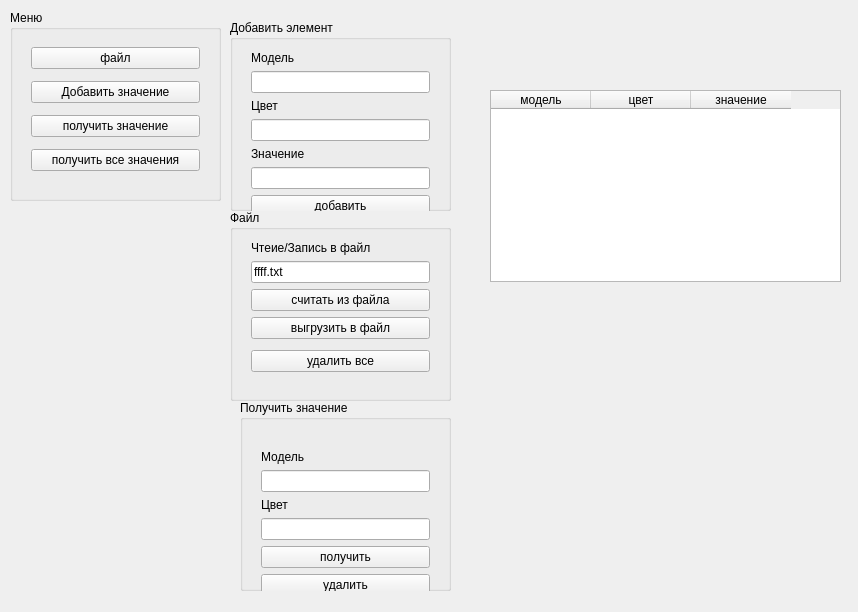
<?xml version="1.0" encoding="UTF-8"?>
<ui version="4.0">
 <class>Laba333Class</class>
 <widget class="QWidget" name="Laba333Class">
  <property name="geometry">
   <rect>
    <x>0</x>
    <y>0</y>
    <width>858</width>
    <height>612</height>
   </rect>
  </property>
  <property name="windowTitle">
   <string>Laba333</string>
  </property>
  <widget class="QGroupBox" name="add">
   <property name="geometry">
    <rect>
     <x>230</x>
     <y>20</y>
     <width>221</width>
     <height>191</height>
    </rect>
   </property>
   <property name="title">
    <string>Добавить элемент</string>
   </property>
   <widget class="QWidget" name="verticalLayoutWidget">
    <property name="geometry">
     <rect>
      <x>10</x>
      <y>20</y>
      <width>201</width>
      <height>166</height>
     </rect>
    </property>
    <layout class="QVBoxLayout" name="verticalLayout">
     <property name="sizeConstraint">
      <enum>QLayout::SetMinAndMaxSize</enum>
     </property>
     <item>
      <widget class="QLabel" name="label">
       <property name="text">
        <string>Модель</string>
       </property>
      </widget>
     </item>
     <item>
      <widget class="QLineEdit" name="modelAdd"/>
     </item>
     <item>
      <widget class="QLabel" name="label_2">
       <property name="text">
        <string>Цвет</string>
       </property>
      </widget>
     </item>
     <item>
      <widget class="QLineEdit" name="colorAdd"/>
     </item>
     <item>
      <widget class="QLabel" name="label_3">
       <property name="text">
        <string>Значение</string>
       </property>
      </widget>
     </item>
     <item>
      <widget class="QLineEdit" name="znAdd"/>
     </item>
     <item>
      <widget class="QPushButton" name="addAdd">
       <property name="text">
        <string>добавить</string>
       </property>
      </widget>
     </item>
     <item>
      <spacer name="verticalSpacer_3">
       <property name="orientation">
        <enum>Qt::Vertical</enum>
       </property>
       <property name="sizeHint" stdset="0">
        <size>
         <width>20</width>
         <height>40</height>
        </size>
       </property>
      </spacer>
     </item>
    </layout>
   </widget>
  </widget>
  <widget class="QGroupBox" name="get">
   <property name="geometry">
    <rect>
     <x>240</x>
     <y>400</y>
     <width>211</width>
     <height>191</height>
    </rect>
   </property>
   <property name="title">
    <string>Получить значение</string>
   </property>
   <widget class="QWidget" name="verticalLayoutWidget_2">
    <property name="geometry">
     <rect>
      <x>10</x>
      <y>19</y>
      <width>191</width>
      <height>169</height>
     </rect>
    </property>
    <layout class="QVBoxLayout" name="verticalLayout_2">
     <property name="sizeConstraint">
      <enum>QLayout::SetMinAndMaxSize</enum>
     </property>
     <item>
      <widget class="QLabel" name="znGet">
       <property name="layoutDirection">
        <enum>Qt::LeftToRight</enum>
       </property>
       <property name="text">
        <string/>
       </property>
       <property name="alignment">
        <set>Qt::AlignCenter</set>
       </property>
      </widget>
     </item>
     <item>
      <widget class="QLabel" name="label_4">
       <property name="text">
        <string>Модель</string>
       </property>
      </widget>
     </item>
     <item>
      <widget class="QLineEdit" name="modelGet"/>
     </item>
     <item>
      <widget class="QLabel" name="label_5">
       <property name="text">
        <string>Цвет</string>
       </property>
      </widget>
     </item>
     <item>
      <widget class="QLineEdit" name="colorGet"/>
     </item>
     <item>
      <widget class="QPushButton" name="getGet">
       <property name="text">
        <string>получить</string>
       </property>
      </widget>
     </item>
     <item>
      <widget class="QPushButton" name="delGet">
       <property name="text">
        <string>удалить</string>
       </property>
      </widget>
     </item>
     <item>
      <spacer name="verticalSpacer_2">
       <property name="orientation">
        <enum>Qt::Vertical</enum>
       </property>
       <property name="sizeHint" stdset="0">
        <size>
         <width>20</width>
         <height>40</height>
        </size>
       </property>
      </spacer>
     </item>
    </layout>
   </widget>
  </widget>
  <widget class="QTableWidget" name="tableWidget">
   <property name="geometry">
    <rect>
     <x>490</x>
     <y>90</y>
     <width>351</width>
     <height>192</height>
    </rect>
   </property>
   <column>
    <property name="text">
     <string>модель</string>
    </property>
   </column>
   <column>
    <property name="text">
     <string>цвет</string>
    </property>
   </column>
   <column>
    <property name="text">
     <string>значение</string>
    </property>
   </column>
  </widget>
  <widget class="QGroupBox" name="menu">
   <property name="geometry">
    <rect>
     <x>10</x>
     <y>10</y>
     <width>211</width>
     <height>191</height>
    </rect>
   </property>
   <property name="title">
    <string>Меню</string>
   </property>
   <widget class="QWidget" name="verticalLayoutWidget_3">
    <property name="geometry">
     <rect>
      <x>10</x>
      <y>20</y>
      <width>191</width>
      <height>161</height>
     </rect>
    </property>
    <layout class="QVBoxLayout" name="verticalLayout_3">
     <item>
      <widget class="QPushButton" name="menuFiles">
       <property name="text">
        <string>файл</string>
       </property>
      </widget>
     </item>
     <item>
      <widget class="QPushButton" name="menuAdd">
       <property name="text">
        <string>Добавить значение</string>
       </property>
      </widget>
     </item>
     <item>
      <widget class="QPushButton" name="menuGet">
       <property name="text">
        <string>получить значение</string>
       </property>
      </widget>
     </item>
     <item>
      <widget class="QPushButton" name="menuGetAll">
       <property name="text">
        <string>получить все значения</string>
       </property>
      </widget>
     </item>
    </layout>
   </widget>
  </widget>
  <widget class="QGroupBox" name="files">
   <property name="geometry">
    <rect>
     <x>230</x>
     <y>210</y>
     <width>221</width>
     <height>191</height>
    </rect>
   </property>
   <property name="title">
    <string>Файл</string>
   </property>
   <widget class="QWidget" name="verticalLayoutWidget_4">
    <property name="geometry">
     <rect>
      <x>10</x>
      <y>20</y>
      <width>201</width>
      <height>153</height>
     </rect>
    </property>
    <layout class="QVBoxLayout" name="verticalLayout_4">
     <item>
      <widget class="QLabel" name="label_6">
       <property name="text">
        <string>Чтеие/Запись в файл</string>
       </property>
      </widget>
     </item>
     <item>
      <widget class="QLineEdit" name="nameFiles">
       <property name="text">
        <string>ffff.txt</string>
       </property>
      </widget>
     </item>
     <item>
      <widget class="QPushButton" name="addFile">
       <property name="text">
        <string>считать из файла</string>
       </property>
      </widget>
     </item>
     <item>
      <widget class="QPushButton" name="printFile">
       <property name="text">
        <string>выгрузить в файл</string>
       </property>
      </widget>
     </item>
     <item>
      <spacer name="verticalSpacer">
       <property name="orientation">
        <enum>Qt::Vertical</enum>
       </property>
       <property name="sizeHint" stdset="0">
        <size>
         <width>20</width>
         <height>40</height>
        </size>
       </property>
      </spacer>
     </item>
     <item>
      <widget class="QPushButton" name="delAllFiles">
       <property name="text">
        <string>удалить все</string>
       </property>
      </widget>
     </item>
    </layout>
   </widget>
  </widget>
 </widget>
 <layoutdefault spacing="6" margin="11"/>
 <resources>
  <include location="laba333.qrc"/>
 </resources>
 <connections/>
</ui>
